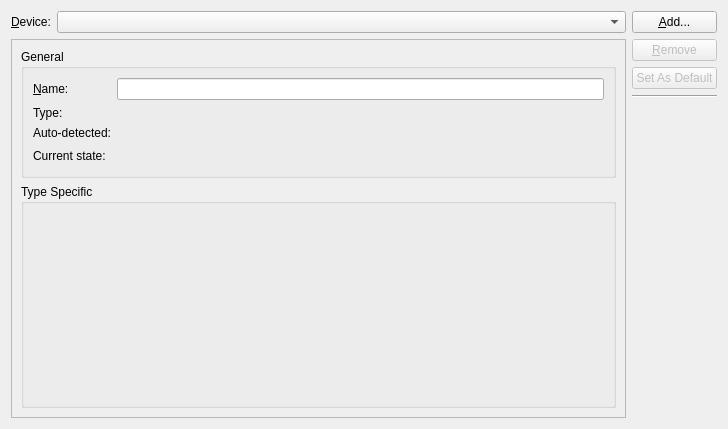
<?xml version="1.0" encoding="UTF-8"?>
<ui version="4.0">
 <class>ProjectExplorer::Internal::DeviceSettingsWidget</class>
 <widget class="QWidget" name="ProjectExplorer::Internal::DeviceSettingsWidget">
  <property name="geometry">
   <rect>
    <x>0</x>
    <y>0</y>
    <width>728</width>
    <height>429</height>
   </rect>
  </property>
  <property name="windowTitle">
   <string>Linux Device Configurations</string>
  </property>
  <layout class="QHBoxLayout" name="horizontalLayout">
   <item>
    <layout class="QVBoxLayout" name="verticalLayout_3">
     <item>
      <layout class="QFormLayout" name="formLayout">
       <property name="fieldGrowthPolicy">
        <enum>QFormLayout::AllNonFixedFieldsGrow</enum>
       </property>
       <item row="0" column="0">
        <widget class="QLabel" name="configurationLabel">
         <property name="text">
          <string>&amp;Device:</string>
         </property>
         <property name="buddy">
          <cstring>configurationComboBox</cstring>
         </property>
        </widget>
       </item>
       <item row="0" column="1">
        <widget class="QComboBox" name="configurationComboBox">
         <property name="sizePolicy">
          <sizepolicy hsizetype="MinimumExpanding" vsizetype="Fixed">
           <horstretch>0</horstretch>
           <verstretch>0</verstretch>
          </sizepolicy>
         </property>
         <property name="editable">
          <bool>false</bool>
         </property>
        </widget>
       </item>
      </layout>
     </item>
     <item>
      <widget class="QScrollArea" name="scrollArea">
       <property name="horizontalScrollBarPolicy">
        <enum>Qt::ScrollBarAlwaysOff</enum>
       </property>
       <property name="widgetResizable">
        <bool>true</bool>
       </property>
       <widget class="QWidget" name="scrollAreaWidgetContents">
        <property name="geometry">
         <rect>
          <x>0</x>
          <y>0</y>
          <width>564</width>
          <height>360</height>
         </rect>
        </property>
        <layout class="QVBoxLayout" name="verticalLayout_2">
         <item>
          <widget class="QGroupBox" name="generalGroupBox">
           <property name="title">
            <string>General</string>
           </property>
           <layout class="QHBoxLayout" name="horizontalLayout_3">
            <item>
             <layout class="QFormLayout" name="formLayout_2">
              <item row="0" column="0">
               <widget class="QLabel" name="deviceNameLabel">
                <property name="text">
                 <string>&amp;Name:</string>
                </property>
                <property name="buddy">
                 <cstring>nameLineEdit</cstring>
                </property>
               </widget>
              </item>
              <item row="0" column="1">
               <widget class="QLineEdit" name="nameLineEdit"/>
              </item>
              <item row="1" column="0">
               <widget class="QLabel" name="oSTypeLabel">
                <property name="text">
                 <string>Type:</string>
                </property>
               </widget>
              </item>
              <item row="1" column="1">
               <widget class="QLabel" name="osTypeValueLabel">
                <property name="text">
                 <string/>
                </property>
               </widget>
              </item>
              <item row="2" column="0">
               <widget class="QLabel" name="autoDetectionKeyLabel">
                <property name="text">
                 <string>Auto-detected:</string>
                </property>
               </widget>
              </item>
              <item row="2" column="1">
               <widget class="QLabel" name="autoDetectionValueLabel">
                <property name="text">
                 <string/>
                </property>
               </widget>
              </item>
              <item row="3" column="0">
               <widget class="QLabel" name="deviceStateKeyLabel">
                <property name="text">
                 <string>Current state:</string>
                </property>
               </widget>
              </item>
              <item row="3" column="1">
               <layout class="QHBoxLayout" name="horizontalLayout_2">
                <item>
                 <widget class="QLabel" name="deviceStateValueIconLabel"/>
                </item>
                <item>
                 <widget class="QLabel" name="deviceStateValueTextLabel"/>
                </item>
                <item>
                 <spacer name="horizontalSpacer_2">
                  <property name="orientation">
                   <enum>Qt::Horizontal</enum>
                  </property>
                  <property name="sizeHint" stdset="0">
                   <size>
                    <width>40</width>
                    <height>20</height>
                   </size>
                  </property>
                 </spacer>
                </item>
               </layout>
              </item>
             </layout>
            </item>
           </layout>
          </widget>
         </item>
         <item>
          <widget class="QGroupBox" name="osSpecificGroupBox">
           <property name="sizePolicy">
            <sizepolicy hsizetype="Preferred" vsizetype="Expanding">
             <horstretch>0</horstretch>
             <verstretch>0</verstretch>
            </sizepolicy>
           </property>
           <property name="title">
            <string>Type Specific</string>
           </property>
          </widget>
         </item>
        </layout>
       </widget>
      </widget>
     </item>
    </layout>
   </item>
   <item>
    <layout class="QVBoxLayout" name="buttonsLayout">
     <item>
      <widget class="QPushButton" name="addConfigButton">
       <property name="focusPolicy">
        <enum>Qt::StrongFocus</enum>
       </property>
       <property name="text">
        <string>&amp;Add...</string>
       </property>
      </widget>
     </item>
     <item>
      <widget class="QPushButton" name="removeConfigButton">
       <property name="enabled">
        <bool>false</bool>
       </property>
       <property name="focusPolicy">
        <enum>Qt::StrongFocus</enum>
       </property>
       <property name="text">
        <string>&amp;Remove</string>
       </property>
      </widget>
     </item>
     <item>
      <widget class="QPushButton" name="defaultDeviceButton">
       <property name="enabled">
        <bool>false</bool>
       </property>
       <property name="focusPolicy">
        <enum>Qt::StrongFocus</enum>
       </property>
       <property name="text">
        <string>Set As Default</string>
       </property>
      </widget>
     </item>
     <item>
      <widget class="Line" name="line">
       <property name="orientation">
        <enum>Qt::Horizontal</enum>
       </property>
      </widget>
     </item>
     <item>
      <spacer name="verticalSpacer">
       <property name="orientation">
        <enum>Qt::Vertical</enum>
       </property>
       <property name="sizeHint" stdset="0">
        <size>
         <width>20</width>
         <height>40</height>
        </size>
       </property>
      </spacer>
     </item>
    </layout>
   </item>
  </layout>
 </widget>
 <resources/>
 <connections>
  <connection>
   <sender>addConfigButton</sender>
   <signal>clicked()</signal>
   <receiver>ProjectExplorer::Internal::DeviceSettingsWidget</receiver>
   <slot>addDevice()</slot>
   <hints>
    <hint type="sourcelabel">
     <x>818</x>
     <y>35</y>
    </hint>
    <hint type="destinationlabel">
     <x>516</x>
     <y>118</y>
    </hint>
   </hints>
  </connection>
  <connection>
   <sender>nameLineEdit</sender>
   <signal>editingFinished()</signal>
   <receiver>ProjectExplorer::Internal::DeviceSettingsWidget</receiver>
   <slot>deviceNameEditingFinished()</slot>
   <hints>
    <hint type="sourcelabel">
     <x>204</x>
     <y>90</y>
    </hint>
    <hint type="destinationlabel">
     <x>330</x>
     <y>332</y>
    </hint>
   </hints>
  </connection>
  <connection>
   <sender>removeConfigButton</sender>
   <signal>clicked()</signal>
   <receiver>ProjectExplorer::Internal::DeviceSettingsWidget</receiver>
   <slot>removeDevice()</slot>
   <hints>
    <hint type="sourcelabel">
     <x>818</x>
     <y>67</y>
    </hint>
    <hint type="destinationlabel">
     <x>351</x>
     <y>210</y>
    </hint>
   </hints>
  </connection>
 </connections>
 <slots>
  <slot>deviceNameEditingFinished()</slot>
  <slot>deviceTypeChanged()</slot>
  <slot>hostNameEditingFinished()</slot>
  <slot>sshPortEditingFinished()</slot>
  <slot>timeoutEditingFinished()</slot>
  <slot>userNameEditingFinished()</slot>
  <slot>passwordEditingFinished()</slot>
  <slot>addDevice()</slot>
  <slot>selectionChanged()</slot>
  <slot>removeDevice()</slot>
  <slot>authenticationTypeChanged()</slot>
  <slot>keyFileEditingFinished()</slot>
  <slot>testConfig()</slot>
  <slot>deployKey()</slot>
  <slot>gdbServerPortEditingFinished()</slot>
  <slot>currentConfigChanged(int)</slot>
  <slot>showGenerateSshKeyDialog()</slot>
  <slot>showPassword(bool)</slot>
  <slot>handleFreePortsChanged()</slot>
  <slot>showRemoteProcesses()</slot>
 </slots>
</ui>
